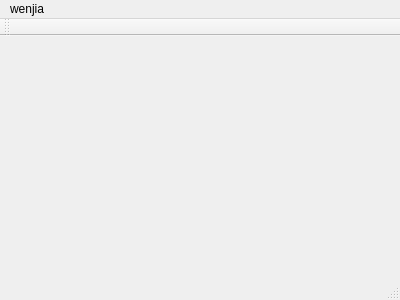
<?xml version="1.0" encoding="UTF-8"?>
<ui version="4.0">
 <class>MainWindow</class>
 <widget class="QMainWindow" name="MainWindow">
  <property name="geometry">
   <rect>
    <x>0</x>
    <y>0</y>
    <width>400</width>
    <height>300</height>
   </rect>
  </property>
  <property name="windowTitle">
   <string>MainWindow</string>
  </property>
  <widget class="QWidget" name="centralWidget"/>
  <widget class="QMenuBar" name="menuBar">
   <property name="geometry">
    <rect>
     <x>0</x>
     <y>0</y>
     <width>400</width>
     <height>22</height>
    </rect>
   </property>
   <widget class="QMenu" name="menuWenjia">
    <property name="title">
     <string>wenjia</string>
    </property>
    <addaction name="actionSend"/>
   </widget>
   <addaction name="menuWenjia"/>
  </widget>
  <widget class="QToolBar" name="mainToolBar">
   <attribute name="toolBarArea">
    <enum>TopToolBarArea</enum>
   </attribute>
   <attribute name="toolBarBreak">
    <bool>false</bool>
   </attribute>
  </widget>
  <widget class="QStatusBar" name="statusBar"/>
  <action name="actionSend">
   <property name="text">
    <string>send</string>
   </property>
  </action>
 </widget>
 <layoutdefault spacing="6" margin="11"/>
 <resources/>
 <connections/>
</ui>
